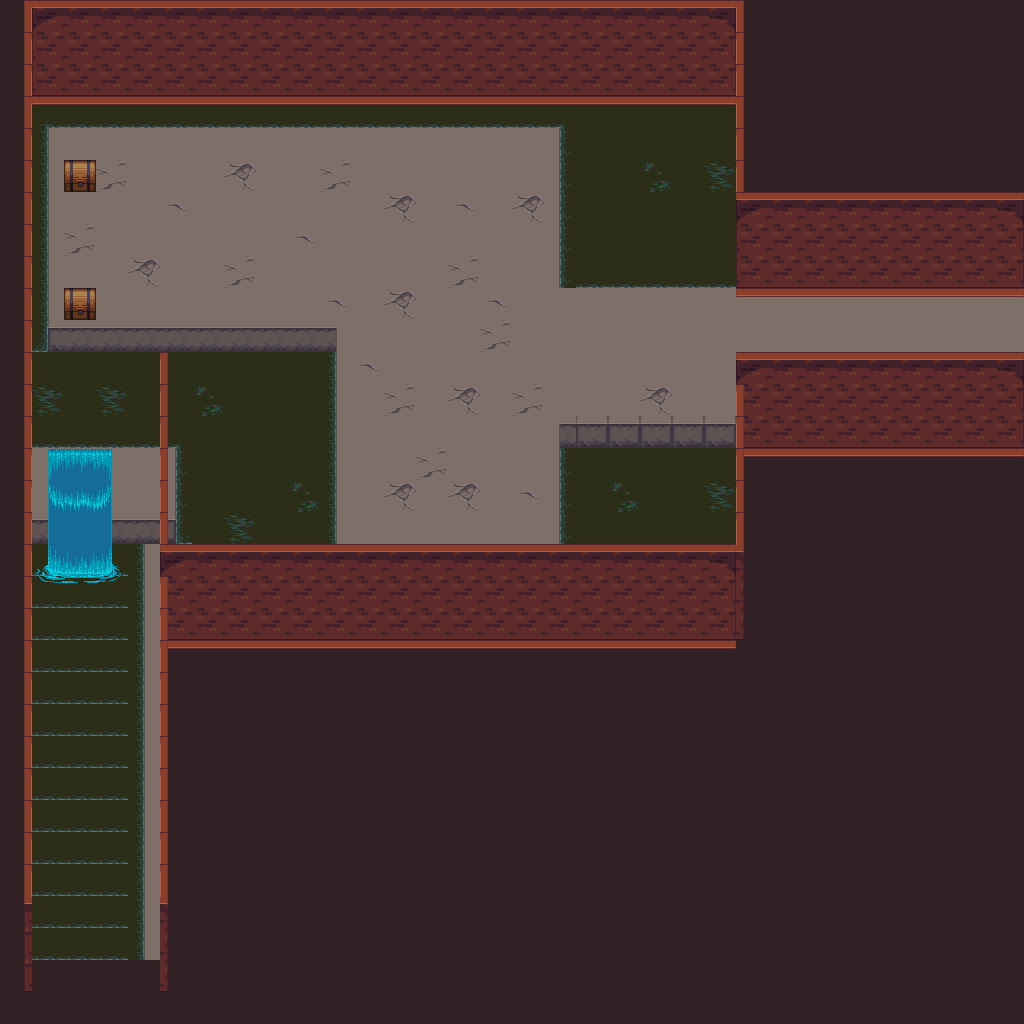

A level layout from a 2D game, rendered from its tile map. Below: a short description, then the map file with tile-grid data replaced by summaries:
An orthogonal 32x32 tile map with 32x32 px tiles, 2 tile layers (background, object), 1 hidden layer not drawn, 4 tilesets and 5 objects (2x run_once, snake, ghost, teleport).

<map version="1.0" orientation="orthogonal" width="32" height="32" tilewidth="32" tileheight="32">
 <properties>
  <property name="music" value="mysticaltheme.ogg" />
  <property name="tileset" value="inside.txt" />
  <property name="title" value="Castle Sewer" />
 </properties>
 <tileset firstgid="1" name="tiled_collision" tilewidth="32" tileheight="32">
  <image source="tiled_collision.png" width="480" height="32" />
 </tileset>
 <tileset firstgid="16" name="generic_background" tilewidth="32" tileheight="32">
  <image source="generic_background.png" width="864" height="832" />
 </tileset>
 <tileset firstgid="718" name="furniture" tilewidth="32" tileheight="64">
  <image source="furniture.png" width="671" height="512" />
 </tileset>
 <tileset firstgid="878" name="inside_objects" tilewidth="32" tileheight="128">
  <image source="inside_objects.png" width="672" height="768" />
 </tileset>
 <layer name="background" width="32" height="32">
  <data>[1024 cells, 1024 non-empty, 22 distinct tile ids]</data>
 </layer>
 <layer name="object" width="32" height="32">
  <data>[1024 cells, 120 non-empty, 11 distinct tile ids]</data>
 </layer>
 <layer name="collision" width="32" height="32" visible="0">
  <data>[1024 cells, 284 non-empty, 4 distinct tile ids]</data>
 </layer>
 <objectgroup name="enemygroup" width="32" height="32">
  <object name="2 snakes" type="snake" x="128" y="160" width="32" height="160">
   <properties>
    <property name="level" value="1,1" />
    <property name="number" value="2,2" />
   </properties>
  </object>
  <object name="2 Ghosts" type="ghost" x="288" y="160" width="32" height="160">
   <properties>
    <property name="level" value="1,1" />
    <property name="number" value="2,2" />
   </properties>
  </object>
 </objectgroup>
 <objectgroup name="enemy" width="32" height="32" />
 <objectgroup name="event" width="32" height="32">
  <object name="Chest" type="run_once" x="64" y="160" width="32" height="32">
   <properties>
    <property name="hotspot" value="location" />
    <property name="loot" value="id,2,6,3;id,2,6,3" />
    <property name="mapmod" value="object,2,5,206" />
    <property name="tooltip" value="Chest" />
   </properties>
  </object>
  <object name="Chest" type="run_once" x="64" y="288" width="32" height="32">
   <properties>
    <property name="hotspot" value="location" />
    <property name="loot" value="id,3,9,1;id,3,10,2" />
    <property name="mapmod" value="object,2,9,206" />
    <property name="tooltip" value="Chest" />
   </properties>
  </object>
  <object name="Teleport to Castle4" type="teleport" x="992" y="320" width="32" height="128">
   <properties>
    <property name="intermap" value="castle4.txt,1,16" />
   </properties>
  </object>
 </objectgroup>
</map>
